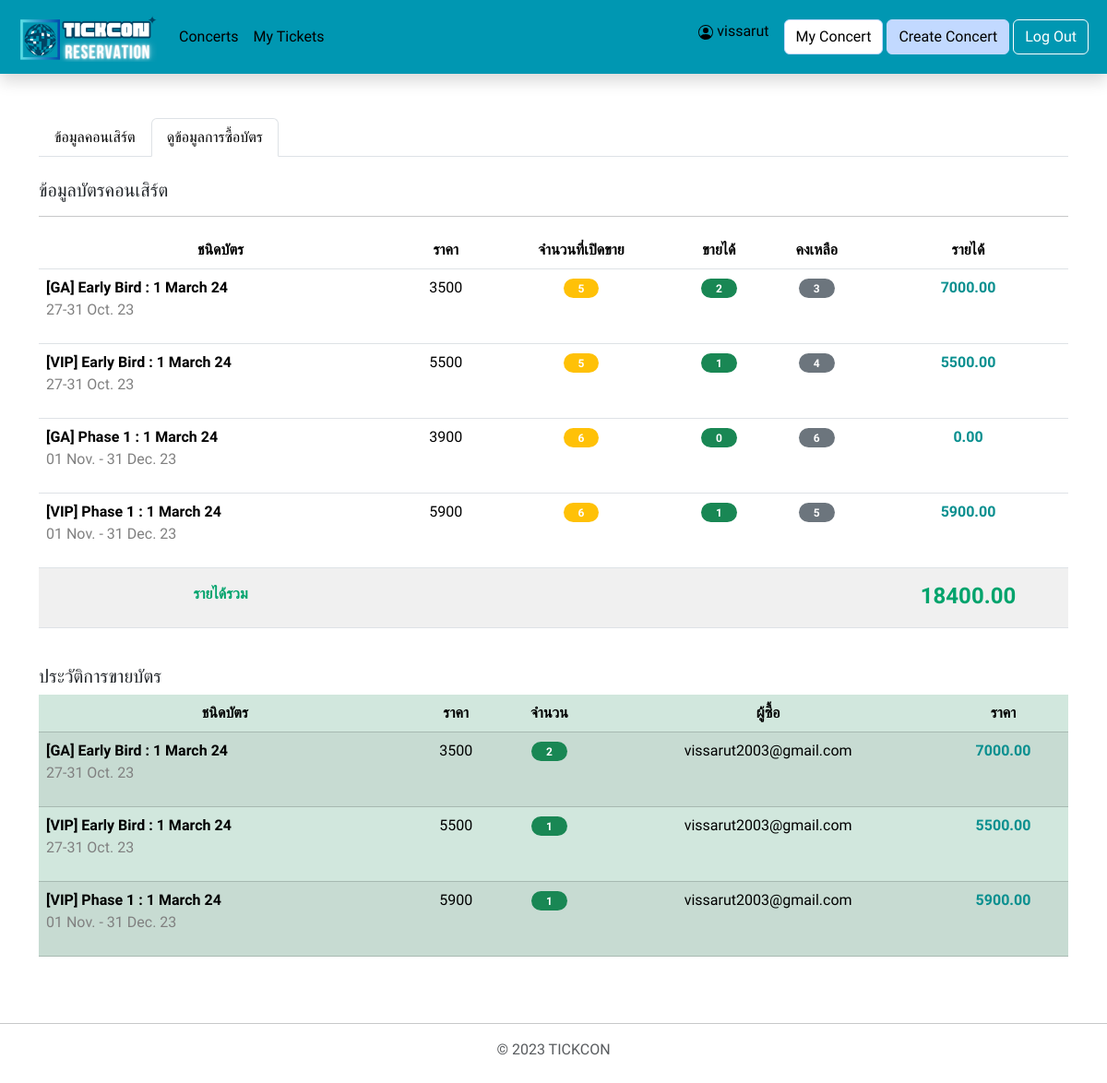
/all_final/each_my_concert_stat.php?concert_id=7 (signed in), run on an earlier commit of the app's database.
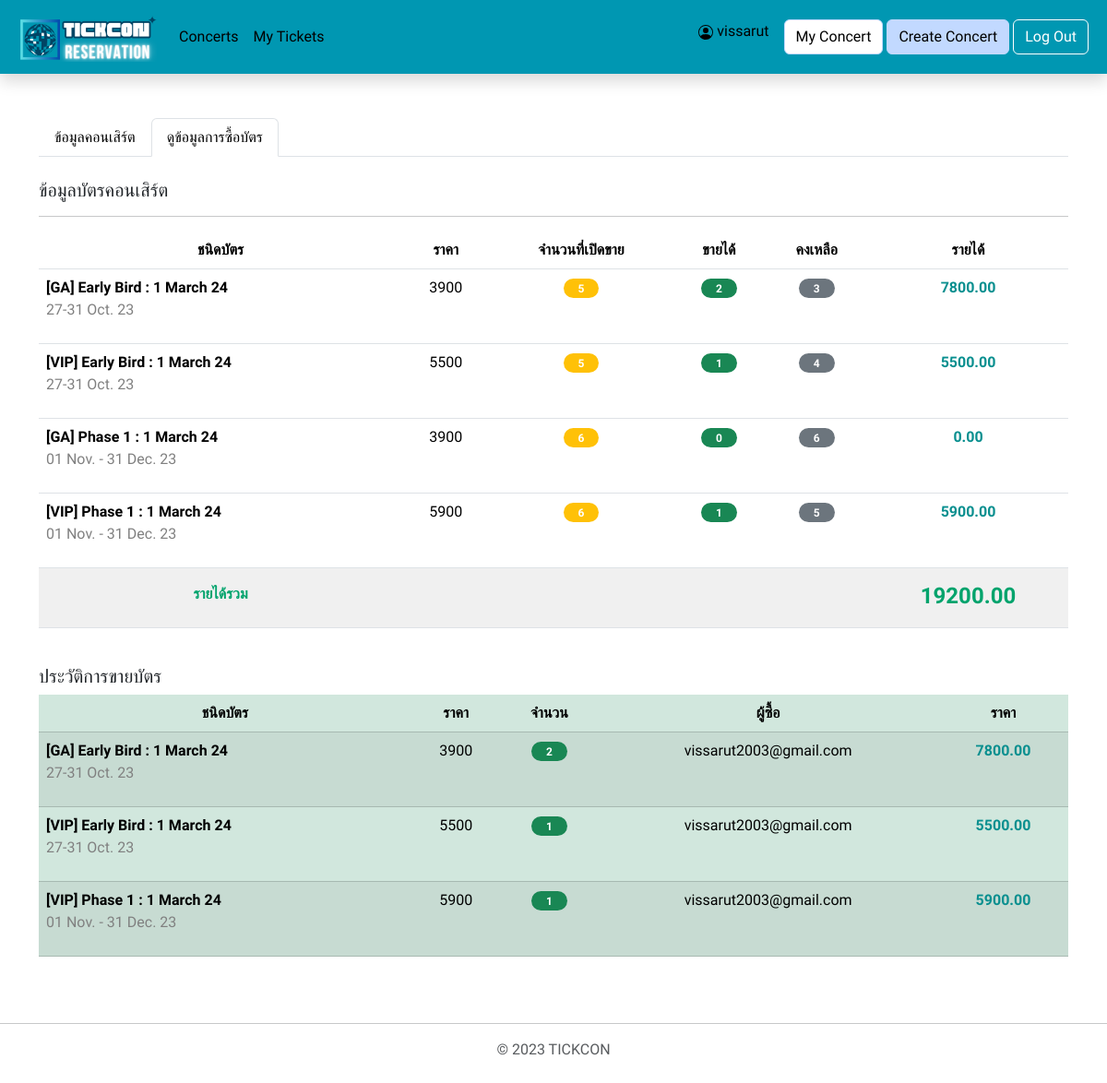
And on a later commit of the database.
### tables this page shows
CREATE TABLE "ticket_detail" (
	"detail_id"	INTEGER NOT NULL UNIQUE,
	"name"	TEXT NOT NULL,
	"description"	TEXT,
	"price"	INTEGER NOT NULL,
	"concert_id"	INTEGER NOT NULL,
	"amount"	INTEGER NOT NULL,
	PRIMARY KEY("detail_id" AUTOINCREMENT),
	FOREIGN KEY("concert_id") REFERENCES "concert"("concert_id")
);

CREATE TABLE "ticket" (
	"ticket_id"	INTEGER NOT NULL UNIQUE,
	"detail_id"	INTEGER NOT NULL,
	"payment_id"	TEXT,
	FOREIGN KEY("detail_id") REFERENCES "ticket_detail"("detail_id"),
	PRIMARY KEY("ticket_id" AUTOINCREMENT)
);

CREATE TABLE "member" (
	"member_id"	INTEGER NOT NULL UNIQUE,
	"email"	TEXT NOT NULL,
	"password"	TEXT NOT NULL,
	"type"	TEXT NOT NULL,
	"firstname"	TEXT,
	"lastname"	TEXT,
	PRIMARY KEY("member_id" AUTOINCREMENT)
);

### all_final/each_my_concert_stat.php (the view, shortened to what this page needs)
<!DOCTYPE html>
<html lang="en">
<head>
    <link href="https://cdn.jsdelivr.net/npm/bootstrap@5.3.2/dist/css/bootstrap.min.css" rel="stylesheet"
>
</head>
<body>
    <nav class="navbar navbar-expand-md sticky-top shadow p-2 mb-5 " style="background-color : #0097B2">
        <div class="container-fluid">
            <a class="navbar-brand" href="index_user.php">
                <img src="upload/logo/TICKCON.png" alt="Logo" width="150px" class="d-inline-block align-text-top">
            </a>
            <div class="collapse navbar-collapse" id="navbarSupportedContent">
                <ul class="navbar-nav me-auto mb-2 mb-lg-0 p-1 ms-0 ps-0">
                    <li class="nav-item">
                        <a class="nav-link-1 nav-link " href="index_user.php">Concerts</a>
                    </li>
                    <li class="nav-item">
                        <a class=" nav-link-1 nav-link" href="myticket.php">My Tickets</a>
                    </li>
                </ul>
                <div class="mb-lg-0 me-3 mt-1">
                    <p style="color:black">
                        <?= $_SESSION['firstname'] ?>
                    </p>
                </div>
                <?php
                require_once 'config/db.php';
                $member_id = $_SESSION['member_id'];
                $sql = <<<EOF
                SELECT * from concert
                WHERE member_id = $member_id;
                EOF;
                $ret = $db->query($sql);
                $count = 0;
                while ($row = $ret->fetchArray(SQLITE3_ASSOC)) {
                    $count++;
                }
                if ($count > 0) {
                    echo '<form class="d-flex mb-2 mb-lg-0 me-1" action="my_concert.php">
                    <button class="btn btn-light position-relative" type="submit" style = "background-color: white;">My Concert';
                    echo '</button>
                    </form>';
                }
                ?>
                <form class="d-flex mb-2 mb-lg-0 me-1" action="createcon_db.php">
                    <button class="btn btn-light" type="submit">Create Concert</button>
                </form>
                <form class="d-flex mb-2 mb-lg-0" action="index_notlogin.php">
                    <button class="btn btn-outline-danger" type="submit">Log Out</button>
                </form>
            </div>
        </div>
    </nav>
    <?php
    $concert_id = $_SESSION['concert_id'];
    require_once 'config/db.php';
    echo '<div class="container">
        <ul class="nav nav-tabs">
        <li class="nav-item">
            <a class="nav-link1 nav-link" href="each_my_concert.php">ข้อมูลคอนเสิร์ต</a>
        </li>
        <li class="nav-item">
            <a class="nav-link1 nav-link active" aria-current="page" href="each_my_concert_stat.php" >ดูข้อมูลการซื้อบัตร</a>
        </li>
        </ul><br><h5>ข้อมูลบัตรคอนเสิร์ต</h5><hr>';
    $sql2 = <<<EOF
        SELECT *
        FROM ticket_detail
        WHERE concert_id = $concert_id;
        ORDER BY detail_id
        EOF;
    $ret2 = $db->query($sql2);
    $sql_amount_buy = <<<EOF
        SELECT COUNT(CASE WHEN payment_id IS NOT NULL THEN detail_id END) AS amount_sell
        FROM ticket t
        JOIN ticket_detail td
        USING (detail_id)
        WHERE concert_id = $concert_id
        GROUP BY detail_id
        ORDER BY detail_id
        EOF;
    $ret_amount_buy = $db->query($sql_amount_buy);
    $total_earn = 0;
    echo '<table class="table  table-hover text-center">
        <thead>
            <tr >
            <th scope="col">ชนิดบัตร</th>
            <th scope="col">ราคา</th>
            <th scope="col">จำนวนที่เปิดขาย</th>
            <th scope="col">ขายได้</th>
            <th scope="col">คงเหลือ</th>
            <th scope="col">รายได้</th>
            </tr>
        </thead><tbody>';
    while ($row2 = $ret2->fetchArray(SQLITE3_ASSOC)) {
        $row_amount_buy = $ret_amount_buy->fetchArray(SQLITE3_ASSOC);
        echo '<tr>
            <td class="text-start"><b>' . $row2['name'] . '</b><p style = "color:#808080">' . $row2['description'] . '</p></td>
            <td>' . $row2['price'] . '</td>
            <td><span class="badge bg-warning rounded-pill px-3">' . $row2['amount'] . '</span></td>
            <td><span class="badge bg-success rounded-pill px-3">' . $row_amount_buy['amount_sell'] . '</span></td>
            <td><span class="badge bg-secondary rounded-pill px-3">' . $row2['amount'] - $row_amount_buy['amount_sell'] . '</span></td>
            <td><p style= "color:#088F8F"><b>' . number_format((float) $row2['price'] * $row_amount_buy['amount_sell'], 2, '.', '') . '</b></p></td>
          </tr>';
        $total_earn = $total_earn + ($row2['price'] * $row_amount_buy['amount_sell']);
    }
    echo '<tr >
        <td class=" align-items-center pt-3" style = "background-color: #F0F0F0;"><p style = "color:#00A36C"><b>รายได้รวม</b></p></td>
        <td style = "background-color: #F0F0F0;"></td>
        <td style = "background-color: #F0F0F0;"></td>
        <td style = "background-color: #F0F0F0;"></td>
        <td style = "background-color: #F0F0F0;"></td>
        <td class=" align-items-center pt-3" style = "color:#00A36C; background-color: #F0F0F0;"><h4><b>' . number_format((float) $total_earn, 2, '.', '') . '</b></h4></td>
      </tr></tbody></table>';
    echo '</div>';
    $sql_sell_history = <<<EOF
        SELECT * , COUNT(*)
        FROM ticket
        JOIN ticket_detail
        USING (detail_id)
        JOIN payment
        USING (payment_id)
        JOIN member
        USING (member_id)
        WHERE concert_id = $concert_id AND payment_id is not null
        GROUP BY member_id, detail_id;
        EOF;
    $ret_sell_history = $db->query($sql_sell_history);
    $count_sell = 0;
    while ($row_sell_history = $ret_sell_history->fetchArray(SQLITE3_ASSOC)) {
        $count_sell++;
    }
    $sql_sell_history = <<<EOF
        SELECT * , COUNT(*)
        FROM ticket
        JOIN ticket_detail
        USING (detail_id)
        JOIN payment
        USING (payment_id)
        JOIN member
        USING (member_id)
        WHERE concert_id = $concert_id AND payment_id is not null
        GROUP BY member_id, detail_id;
        EOF;
    $ret_sell_history = $db->query($sql_sell_history);
    echo '<br><div class="container"><h5>ประวัติการขายบัตร</h5><div class="overflow-auto">';
    if ($count_sell > 0) {
        echo '<table class="table table-success  table-striped text-center">
        <thead>
            <tr>
            <th scope="col">ชนิดบัตร</th>
            <th scope="col">ราคา</th>
            <th scope="col">จำนวน</th>
            <th scope="col">ผู้ซื้อ</th>
            <th scope="col">ราคา</th>
            </tr>
        </thead><tbody>';
        while ($row_sell_history = $ret_sell_history->fetchArray(SQLITE3_ASSOC)) {
            echo '<tr>
            <td class="text-start"><b>' . $row_sell_history['name'] . '</b><p style = "color:#808080">' . $row_sell_history['description'] . '</p></td>
            <td>' . $row_sell_history['price'] . '</td>
            <td><span class="badge bg-success rounded-pill px-3">' . $row_sell_history['COUNT(*)'] . '</span></td>
            <td>' . $row_sell_history['email'] . '</td>
            <td><p style= "color:#088F8F"><b>' . number_format((float) $row_sell_history['COUNT(*)'] * $row_sell_history['price'], 2, '.', '') . '</b></p></td>
            </tr>';
        }
        echo '</tbody></table>';
    } else {
        echo 'ยังไม่มีการขายบัตร';
    }
    echo '</div></div>';
    ?>
    <footer class="py-3 my-4 ">
        <hr>
        <p class="text-center text-muted">© 2023 TICKCON</p>
    </footer>
</body>
</html>

### all_final/each_my_concert_stat.php (style rules this page uses)
* { font-family: 'Dosis', sans-serif; font-family: 'IBM Plex Sans Thai', sans-serif; }
.navbar-brand { font-family: 'Mohave', sans-serif; }
.container-fluid { color: white; }
.btn-light { background-color: #C2D9FF; border-color: #C2D9FF; }
.btn-outline-danger { color: white; border-color: white; }
.nav-link { text-decoration: none; color: #000000; }

What changed in the data, as far as the page shows it:
changed ticket_detail "[GA] Early Bird : 1 March 24": price "3500" → "3900"; amount_sell "7000.00" → "7800.00"
changed through a linked row, ticket "[GA] Early Bird : 1 March 24": detail.price "3500" → "3900"; price "7000.00" → "7800.00"
Also different on the page:
$total_earn: "18400.00" → "19200.00"
